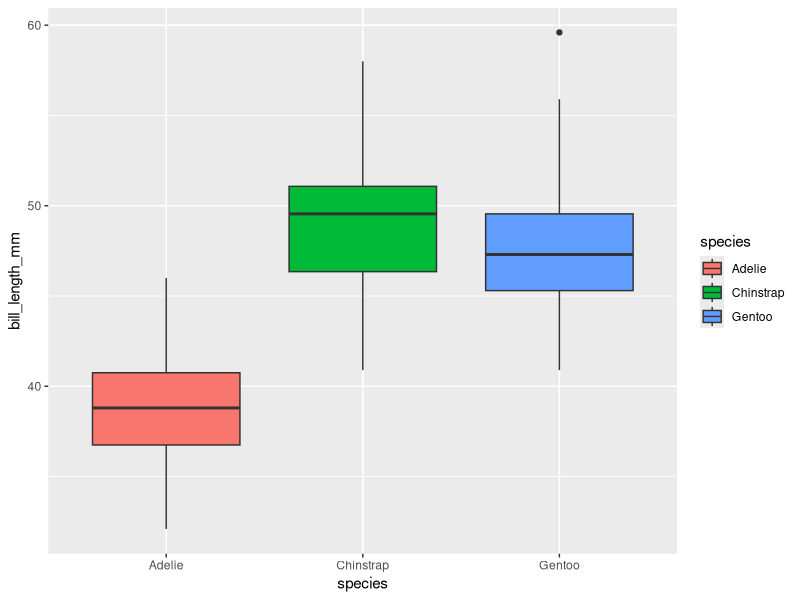
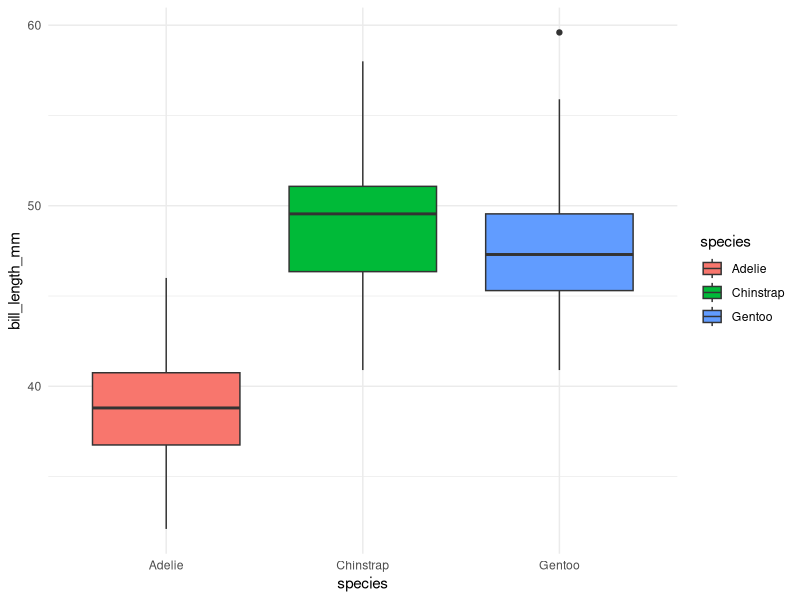

Write R code to recreate these figures, in order.

            library(ggplot2)
            library(palmerpenguins)
            built_answer <- tryCatch(
                {
                    set.seed(42)
                    ggplot(penguins, aes(x = species, y = bill_length_mm, fill = species)) + geom_boxplot()
                    suppressWarnings(
                        if (!file.exists("/sandbox/figures/bill-length_species_boxplot_coloured_species_answer.png")) {
                            ggsave(
                                width = 3,
                                height = 3,
                                "/sandbox/figures/bill-length_species_boxplot_coloured_species_answer.png"
                            )
                        }
                    )
                    suppressWarnings(
                        ggplot_build(last_plot())
                    )
                },
                error = function(e) {
                    'ERROR'
                }
            )
            built_submission <- tryCatch(
                {
                    set.seed(42)
                    library(palmerpenguins)
library(ggplot2)

ggplot(penguins, aes(x = species, y = bill_length_mm, fill = species)) +
  geom_boxplot() +
  theme_minimal()
                    suppressWarnings(
                        ggsave(
                            width = 3,
                            height = 3,
                            "figures/bill-length_species_boxplot_coloured_species_submission_granite.png"
                        )
                    )
                    suppressWarnings(
                        ggplot_build(last_plot())
                    )
                },
                error = function(e) {
                    'ERROR'
                }
            )
            cat(isTRUE(all.equal(built_answer, built_submission)))
        
